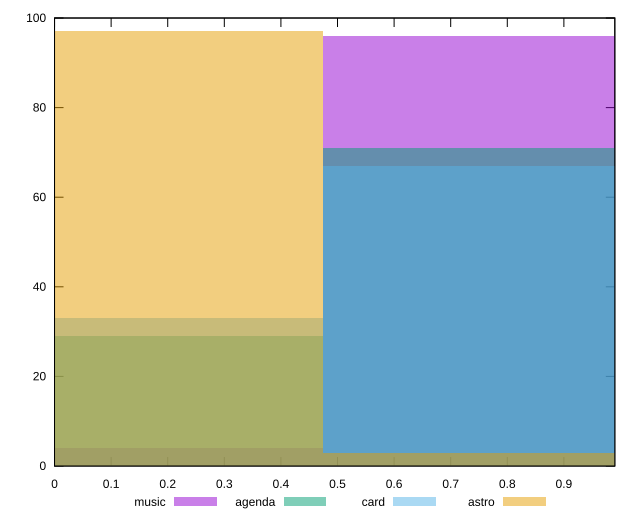

Write gnuplot code to recreate this figure.
reset

$music <<EOF
0.9477961915373995 96
0 4
EOF

$agenda <<EOF
0.9477961915373995 71
0 29
EOF

$card <<EOF
0 33
0.9477961915373995 67
EOF

$astro <<EOF
0.9477961915373995 3
0 97
EOF

set key outside below
set boxwidth 0.9477961915373995
set xrange [0:0.99]
set yrange [0:100]
set trange [0:100]
set style fill transparent solid 0.5 noborder
set terminal svg size 640, 520 enhanced background rgb 'white'
set output "reports/report_00028_2021-02-24T12-49-42.674Z/largest-contentful-paint/comparison/histogram/all_score.svg"

plot $music title "music" with boxes, \
     $agenda title "agenda" with boxes, \
     $card title "card" with boxes, \
     $astro title "astro" with boxes

reset
